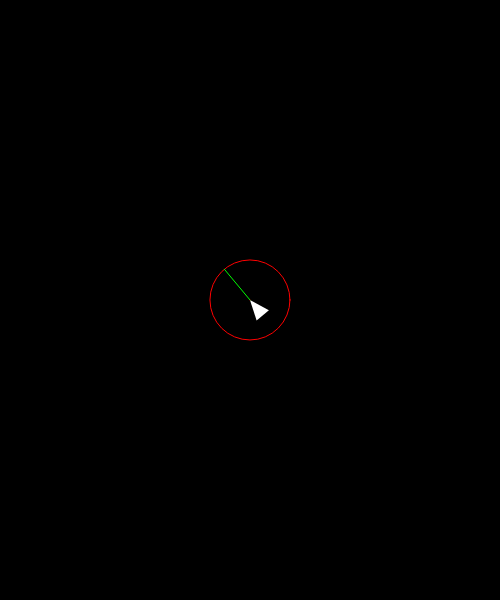
Frame 1 (no input)
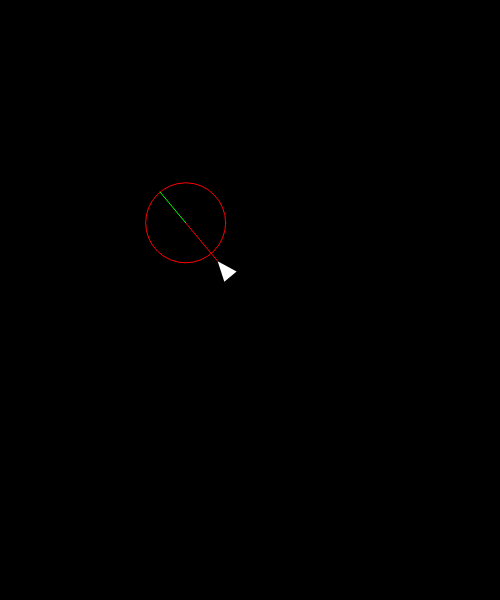
Frame 60 (no input)
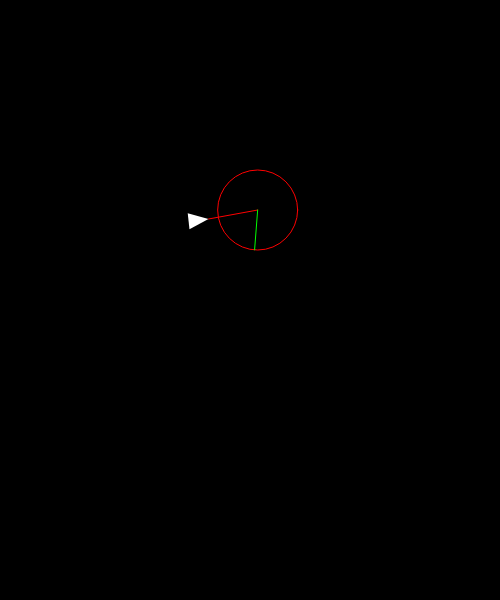
Frame 120 (the mouse pressed at the canvas centre since frame 60)

The p5.js sketch that drew these frames (run headless with seeded random() and noise() and a simulated clock; from frame 60 on, the mouse is pressed at the canvas centre):

// p5.js sketch
// ── sketch.js
var v;

function setup() {
  createCanvas(500,600);
  v = new Vehicle(width/2, height/2);
}

function draw() {
  background(0);
  
  v.detect();
  v.update();
  v.checkEdges();
  v.display();
}
// ── Vehicle.js
"use strict";

class Vehicle {
  constructor(x, y) {
    this.pos = createVector(x, y);
    this.vel = createVector();
    this.acc = createVector();
    this.angle = 0;

    this.maxDesiredVelocity = 1;
    this.maxSteerForce = 0.05;
    
    //detect
    this.detectVector = createVector();
    this.directionVector = createVector();
    this.predictDistance = 50;
    this.detectRadius = 40;
  }
  update() {
    this.vel.add(this.acc);
    this.pos.add(this.vel);
    this.acc.mult(0);
    this.angle = this.vel.heading();
  }
  detect() {
    this.detectVector = p5.Vector.mult(this.vel.copy().normalize(), this.predictDistance);
    var centerPos = p5.Vector.add(this.pos, this.detectVector)
    
    var target = createVector(mouseX, mouseY);
    this.directionVector = p5.Vector.sub(target, centerPos);
    this.directionVector.setMag(this.detectRadius);
    //this.directionVector.mult(-1);
    
    var directionPos = p5.Vector.add(centerPos, this.directionVector);
    this.seek(directionPos);
  }
  seek(target) {
    var desired = p5.Vector.sub(target, this.pos);
    desired.setMag(this.maxDesiredVelocity);
    var steer = p5.Vector.sub(desired, this.vel);
    steer.limit(this.maxSteerForce);
    this.applyForce(steer);
  }
  applyForce(force) {
    this.acc.add(force);
  }
  checkEdges() {
    if (this.pos.x < 0) {
      this.pos.x = width;
    } else if (this.pos.x > width) {
      this.pos.x = 0;
    }
    if (this.pos.y < 0) {
      this.pos.y = height;
    } else if (this.pos.y > height) {
      this.pos.y = 0;
    }
  }
  display() {
    push();
    translate(this.pos.x, this.pos.y);

    push();
    rotate(this.angle);
    noStroke();
    fill(255);
    triangle(0, 0, -20, 8, -20, -8);
    pop();
    
    // detecting graphics
    noFill();
    stroke(255, 0, 0);
    line(0, 0, this.detectVector.x, this.detectVector.y);

    translate(this.detectVector.x, this.detectVector.y);
    ellipse(0, 0, this.detectRadius*2, this.detectRadius*2);
    
    stroke(0,255,0);
    line(0,0,this.directionVector.x, this.directionVector.y);
    
    pop();
  }
}
